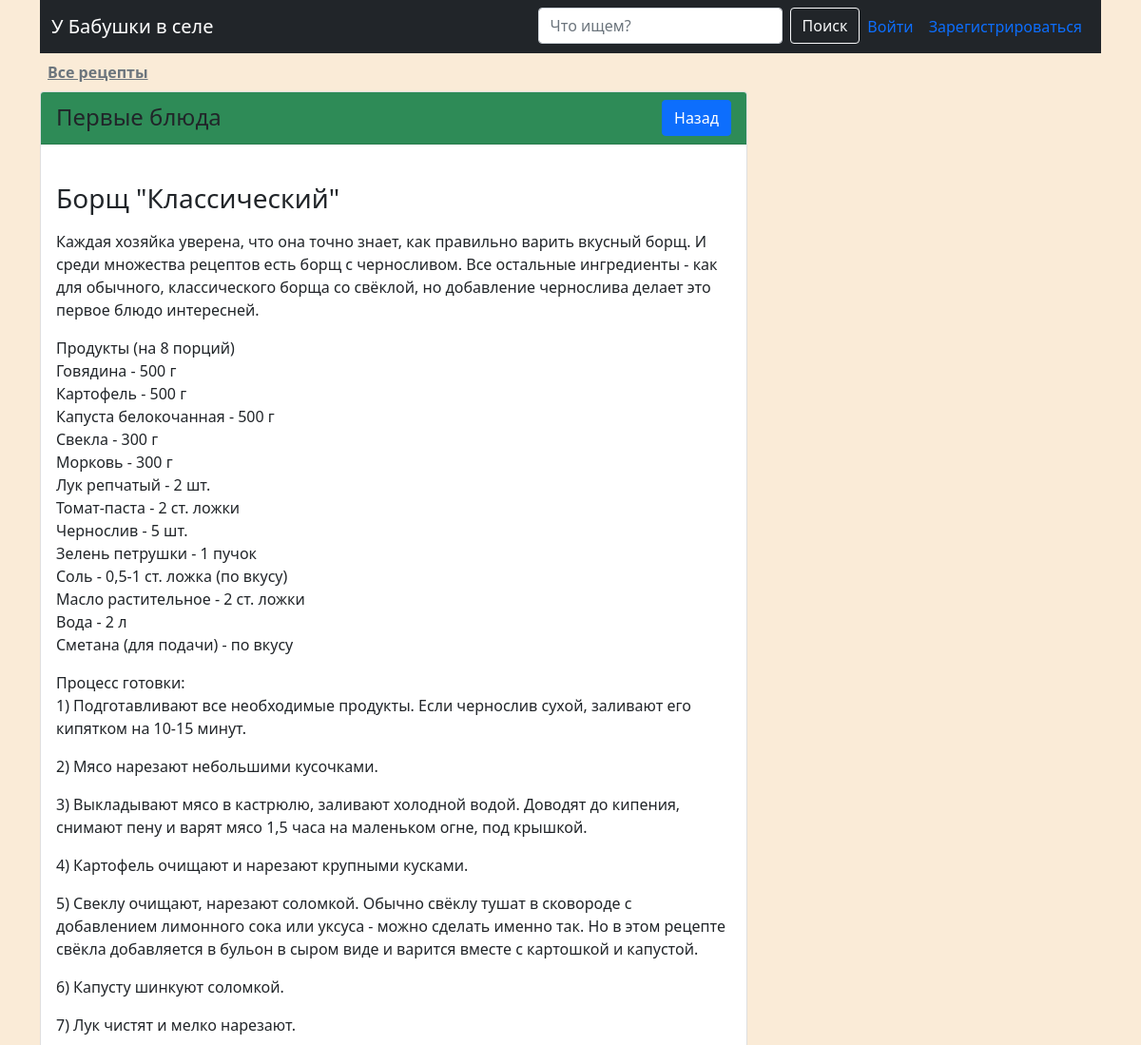
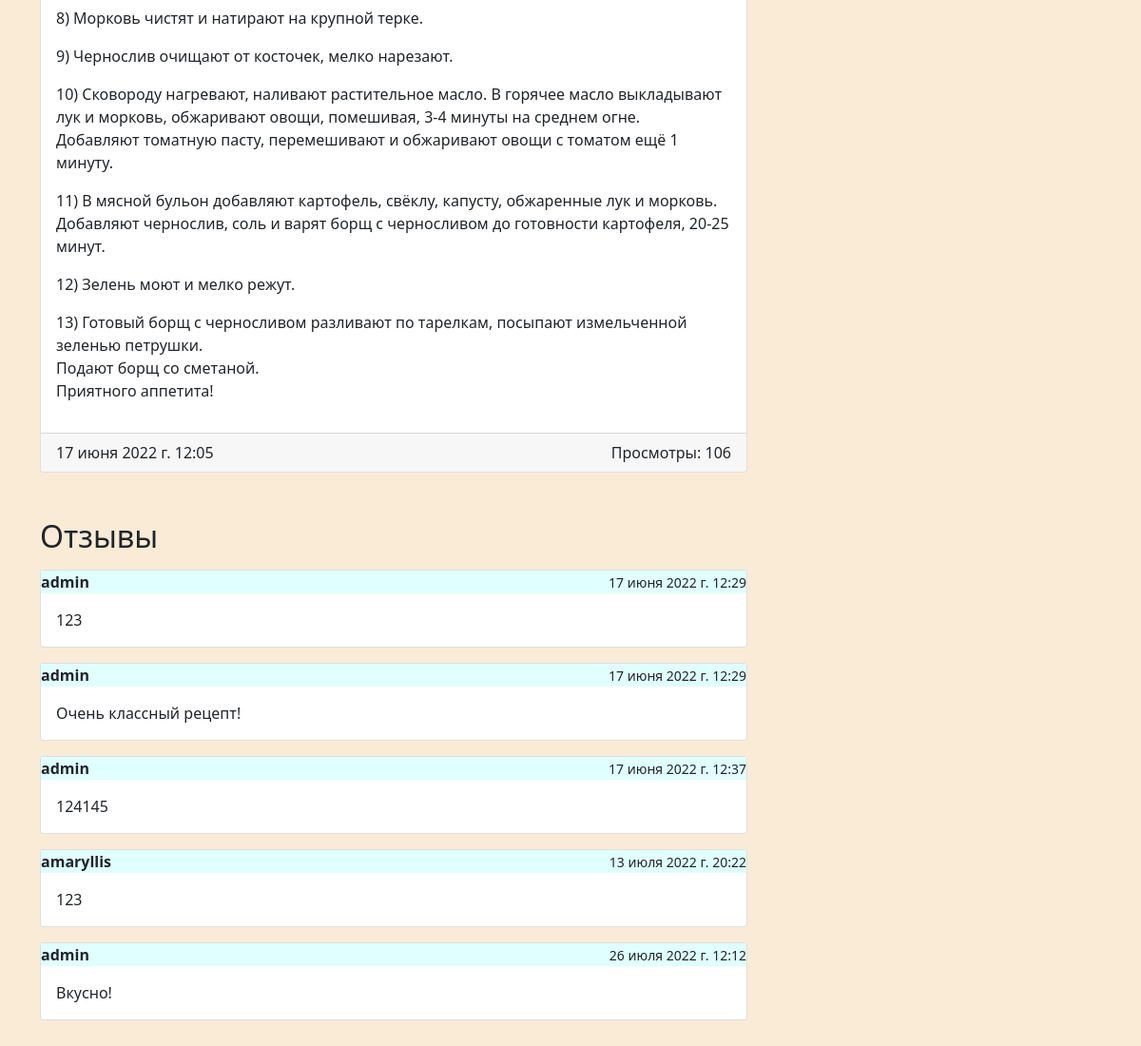
Page /recipe/1/ on the committed database (2 pictures, top to bottom).
### blog/models.py (models this page shows, shortened)
class Recipe(models.Model):
    title = models.CharField(max_length=150, verbose_name='Название рецепта')
    content = models.TextField(blank=True, verbose_name='Описание')
    username = models.ForeignKey(User, on_delete=models.CASCADE, null=True, blank=True, verbose_name='Имя пользователя')
    created_on = models.DateTimeField(auto_now_add=True, verbose_name='Дата создания')
    updated_on = models.DateTimeField(auto_now=True, verbose_name='Дата обновления')
    photo = models.ImageField(upload_to='photos/', blank=True, null=True, verbose_name='Изображение')
    is_published = models.BooleanField(default=True, verbose_name='Опубликовать')
    category = models.ForeignKey(Category, on_delete=models.CASCADE, verbose_name='Категория')
    watches = models.IntegerField(default=0, verbose_name='Просмотры')
    slug = models.SlugField(unique=True, null=True)
    time_to_cook = models.IntegerField(default=0)
    class Meta:
        verbose_name = 'Рецепт'
        verbose_name_plural = 'Рецепты'

class Category(models.Model):
    title = models.CharField(max_length=150, verbose_name='Название категории')
    slug = models.SlugField(unique=True, null=True)
    def __str__(self):
        return self.title
    class Meta:
        verbose_name = 'Категория'
        verbose_name_plural = 'Категории'

class Comment(models.Model):
    recipe = models.ForeignKey(Recipe, on_delete=models.CASCADE, related_name='Комментарии')
    username = models.ForeignKey(User, on_delete=models.CASCADE, verbose_name='Имя пользователя')
    content = models.TextField(verbose_name='Комментарий')
    created_on = models.DateTimeField(auto_now_add=True)
    publish = models.BooleanField(default=False)
    class Meta:
        ordering = ['created_on']

### blog/views.py (the view)
# urls.py: path('recipe/<int:pk>/', RecipeDetail.as_view(), name='recipe_detail'),
class RecipeDetail(DetailView):
    model = Recipe
    template_name = 'blog/recipe_detail.html'
    def get_queryset(self):
        return Recipe.objects.filter(pk=self.kwargs['pk'], is_published=True)
    def get_context_data(self, **kwargs):
        context = super().get_context_data()
        recipe = Recipe.objects.get(pk=self.kwargs['pk'])
        recipe.watches += 1
        recipe.save()
        context['title'] = f'Рецепт: {recipe.title}'
        if self.request.user.is_authenticated:
            context['comment_form'] = CommentForm()
        context['comments'] = Comment.objects.filter(recipe_id=self.kwargs['pk'])
        return context

### blog/templates/blog/recipe_detail.html (shortened to what this page needs)
{% extends 'base.html' %}
{% load blog_tags %}
{% load static %}
{% block main %}
<nav class="nav d-flex justify-content-between">
    <a href="{% url 'index' %}" class="p-2 link-{% if 'страница' in title %}dark{% else %}secondary{% endif %}"><strong>Все
        рецепты</strong></a>
</nav>
<div class="d-flex justify-content-between" style="margin-bottom: 50px">
    <link rel="stylesheet" href="{% static 'blog/css/index.css' %}" class="rel">
    <div class="col-8">
        <div class="card">
            <div class="card-header d-flex justify-content-between">
                <div>
                    <font size="5" style="font-variant:inherit">{{ recipe.category }}</font>
                </div>
                <div>
                    <a class="btn btn-primary" href="{% url 'index' %}">Назад</a>
                </div>
            </div>
            <div class="card-body">
                <h3 class="card-title">{{ recipe.title }}</h3>
                <p class="card-text" style="font-weight:bold">{{ recipe.content|linebreaks }}</p>
            </div>
            <div class="card-footer d-flex justify-content-between">
                <div>
                    {{ recipe.created_on }}
                </div>
                <div>
                    Просмотры: {{ recipe.watches }}
                </div>
            </div>
        </div>
        <div class="reviews mt-5">
            <h2>Отзывы</h2>
        </div>
        {% for comment in comments %}
        <div class="card mt-3">
            <div class="card-header-comment d-flex justify-content-between">
                <strong>{{ comment.username.username }}</strong>
                <div class="time">
                    <small>{{ comment.created_on }}</small>
                </div>
            </div>
            <div class="card-body">
                <p class="card-text">{{ comment.content }}</p>
            </div>
        </div>
        {% endfor %}
    </div>
    <div class="col-4">
    </div>
</div>
{% endblock %}

### blog/static/blog/css/index.css (style rules this page uses)
body { background-color: AntiqueWhite; }
.card-header { background-color: SeaGreen; }
.card-header-comment { background-color: LightCyan; }

### rows in the picture
Recipe: category "Первые блюда", title "Борщ \"Классический\"", content "Каждая хозяйка уверена, что она точно знает, как правильно варить вкусный борщ. И среди множества рецептов есть борщ с черносливом. Все остальные ингредиенты - как для обычного, классического борща со свёклой, но добавление чернослива делает это первое блюдо интересней. Продукты (на 8 порций) Говядина - 500 г Картофель - 500 г Капуста белокочанная - 500 г Свекла - 300 г Морковь - 300 г Лук репчатый - 2 шт. Томат-паста - 2 ст. ложки Чернослив - 5 шт. Зелень петрушки - 1 пучок Соль - 0,5-1 ст. ложка (по вкусу) Масло растительное - 2 ст. ложки Вода - 2 л Сметана (для подачи) - по вкусу Процесс готовки: 1) Подготавливают все необходимые продукты. Если чернослив сухой, заливают его кипятком на…", created_on "17 июня 2022 г. 12:05", watches "106"
Comment: username.username "admin", created_on "17 июня 2022 г. 12:29", content "123"
Comment: username.username "admin", created_on "17 июня 2022 г. 12:29", content "Очень классный рецепт!"
Comment: username.username "admin", created_on "17 июня 2022 г. 12:37", content "124145"
Comment: username.username "amaryllis", created_on "13 июля 2022 г. 20:22", content "123"
Comment: username.username "admin", created_on "26 июля 2022 г. 12:12", content "Вкусно!"
